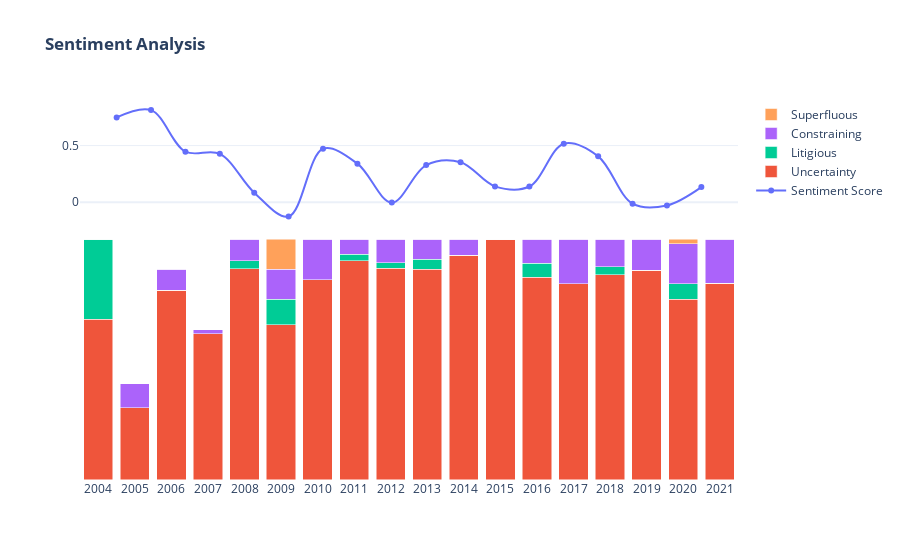

Notebook source saved alongside this figure:
### Code cell
sent_obj.plot_sentiment(X_variable='Year')

### Figure 1 — Plotly figure (JSON) as saved in the notebook; plotly's stock layout.template omitted (floating-point values rounded to 4 significant figures)
{"data": [{"line": {"shape": "spline"}, "mode": "lines+markers", "name": "Sentiment Score", "type": "scatter", "x": [2004, 2005, 2006, 2007, 2008, 2009, 2010, 2011, 2012, 2013, 2014, 2015, 2016, 2017, 2018, 2019, 2020, 2021], "xaxis": "x", "y": [0.7482, 0.8129, 0.4461, 0.4266, 0.0844, -0.1268, 0.4715, 0.3402, -0.003635, 0.328, 0.3534, 0.1397, 0.1385, 0.5161, 0.4045, -0.01322, -0.02819, 0.1337], "yaxis": "y"}, {"name": "Uncertainty", "type": "bar", "x": [2004, 2005, 2006, 2007, 2008, 2009, 2010, 2011, 2012, 2013, 2014, 2015, 2016, 2017, 2018, 2019, 2020, 2021], "xaxis": "x2", "y": [66.7, 30, 78.8, 60.7, 87.7, 64.6, 83.3, 91.1, 87.9, 87.5, 93.3, 100, 84.3, 81.5, 85.3, 87.1, 75, 81.7], "yaxis": "y2"}, {"name": "Litigious", "type": "bar", "x": [2004, 2005, 2006, 2007, 2008, 2009, 2010, 2011, 2012, 2013, 2014, 2015, 2016, 2017, 2018, 2019, 2020, 2021], "xaxis": "x2", "y": [33.3, 0, 0, 0, 3.3, 10.4, 0, 2.8, 2.4, 4.2, 0, 0, 5.7, 0, 3.3, 0, 6.5, 0], "yaxis": "y2"}, {"name": "Constraining", "type": "bar", "x": [2004, 2005, 2006, 2007, 2008, 2009, 2010, 2011, 2012, 2013, 2014, 2015, 2016, 2017, 2018, 2019, 2020, 2021], "xaxis": "x2", "y": [0, 10, 8.8, 1.8, 9, 12.5, 16.7, 6.1, 9.7, 8.3, 6.7, 0, 10, 18.5, 11.4, 12.9, 16.6, 18.3], "yaxis": "y2"}, {"name": "Superfluous", "type": "bar", "x": [2004, 2005, 2006, 2007, 2008, 2009, 2010, 2011, 2012, 2013, 2014, 2015, 2016, 2017, 2018, 2019, 2020, 2021], "xaxis": "x2", "y": [0, 0, 0, 0, 0, 12.5, 0, 0, 0, 0, 0, 0, 0, 0, 0, 0, 1.9, 0], "yaxis": "y2"}], "layout": {"barmode": "stack", "title": {"text": "<b>Sentiment Analysis</b>"}, "xaxis": {"anchor": "y", "domain": [0, 1], "matches": "x2", "showgrid": false, "showticklabels": false}, "xaxis2": {"anchor": "y2", "domain": [0, 1], "showticklabels": true, "type": "category"}, "yaxis": {"anchor": "x", "domain": [0.6667, 1], "showticklabels": true, "visible": true, "zeroline": true}, "yaxis2": {"anchor": "x2", "domain": [0, 0.6667], "showticklabels": false, "visible": false}}}
